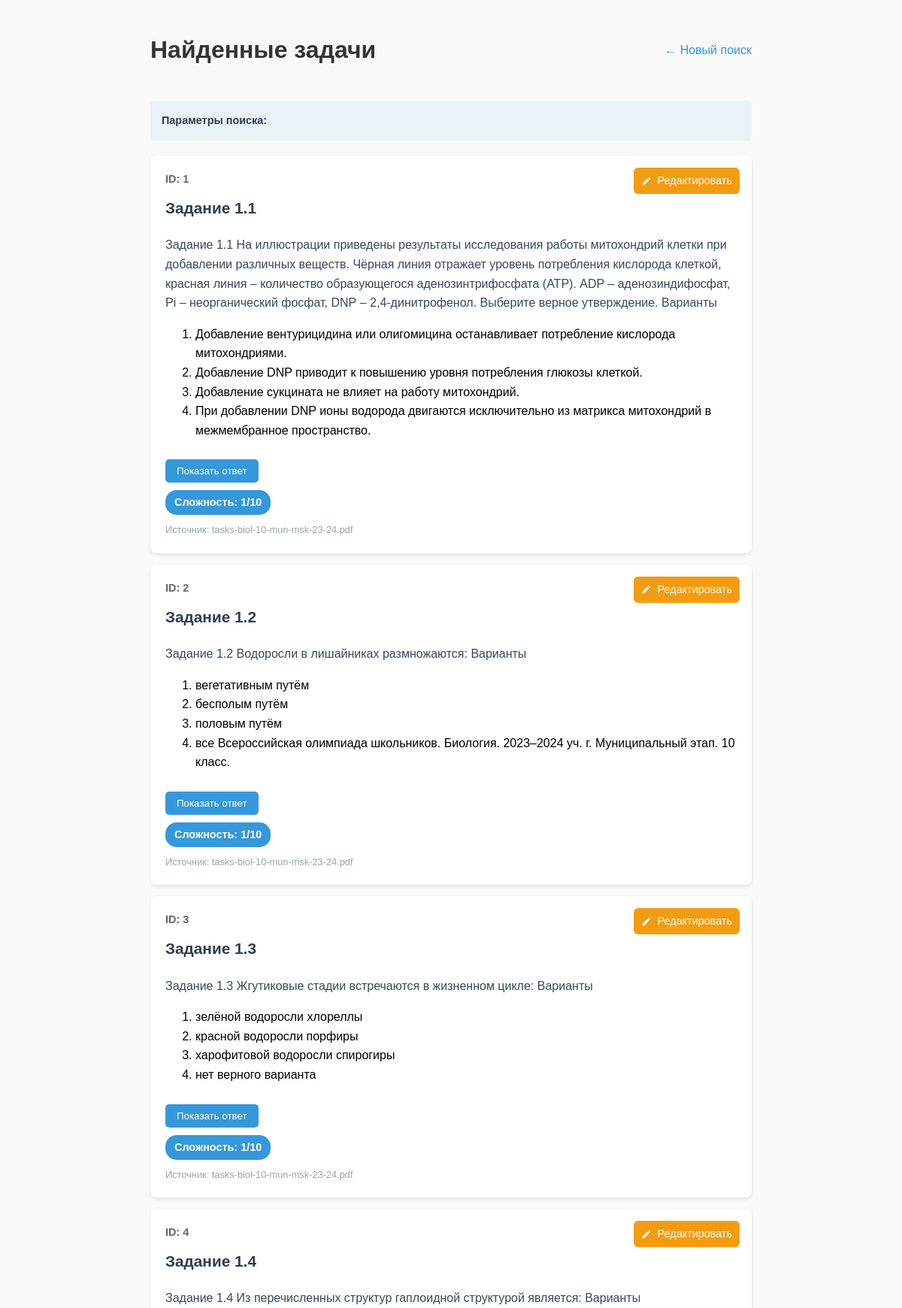
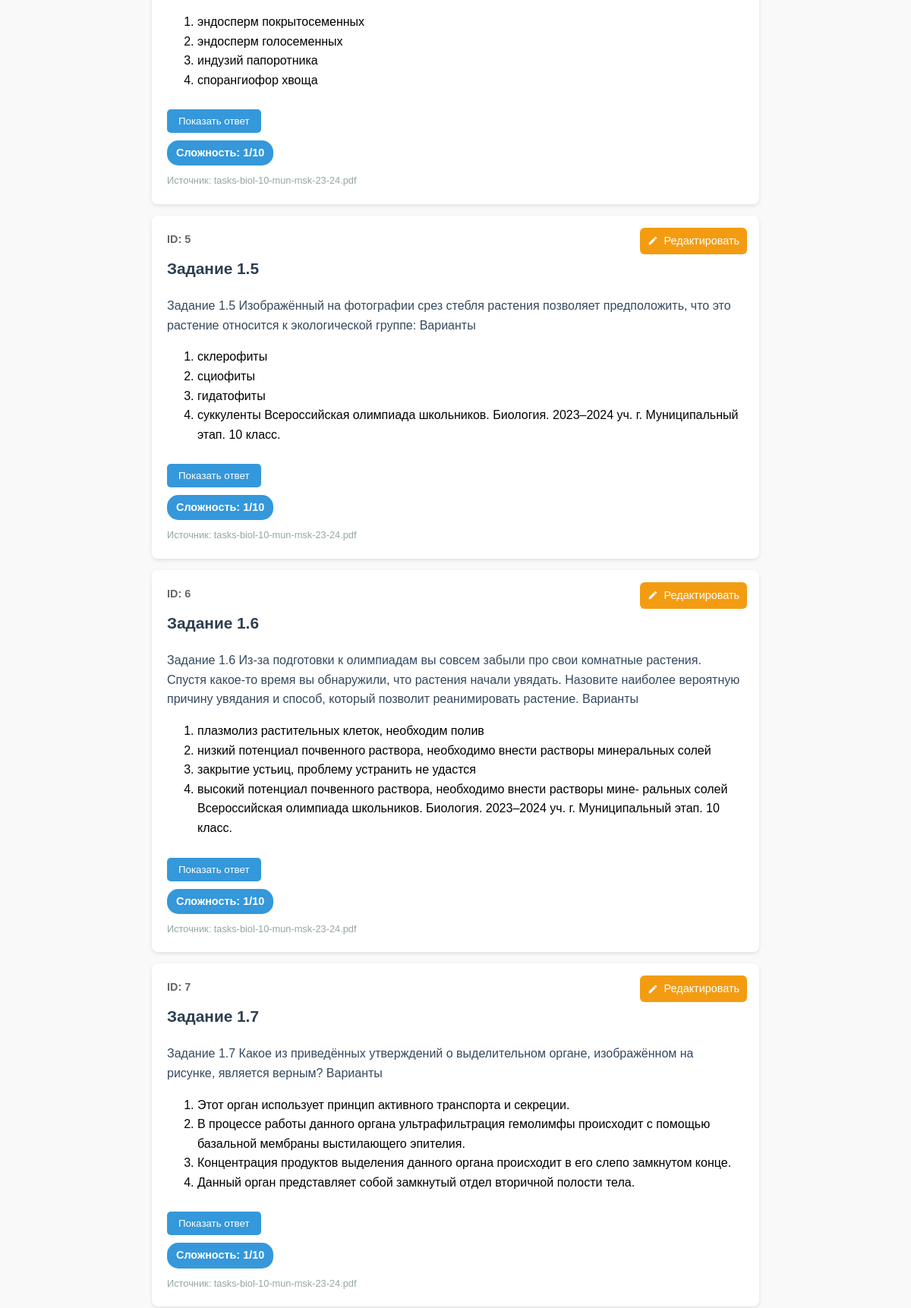
Page /search (signed in, upper part) on the committed database (2 pictures, top to bottom).
### tables this page shows
CREATE TABLE tasks6 (id INTEGER PRIMARY KEY, title TEXT NOT NULL, description TEXT NOT NULL, anwser TEXT, difficulty INTEGER, tags TEXT, source TEXT, task_type TEXT DEFAULT 'text_answer', is_visible_to_students BIT DEFAULT 1);

CREATE TABLE task_options (id INTEGER PRIMARY KEY AUTOINCREMENT, task_id INTEGER NOT NULL, option_text TEXT NOT NULL, is_correct INTEGER DEFAULT 0, option_order INTEGER DEFAULT 0, FOREIGN KEY(task_id) REFERENCES tasks6(id) ON DELETE CASCADE);

### app.py (the view)
@app.route('/search', methods=['GET'])
def search():
    if 'user_id' not in session:
        return redirect(url_for('login'))
    search_params = {k: request.args.get(k, '').strip() for k in ['title', 'description', 'tag', 'source', 'min_difficulty', 'max_difficulty', 'task_id', 'min_task_id', 'max_task_id']}
    page = int(request.args.get('page', 1))
    if page < 1:
        page = 1
    search_result = search_tasks(search_params, page=page, per_page=20)
    raw_tasks = search_result['tasks']
    conn = sqlite3.connect(DB_PATH)
    cur = conn.cursor()
    cur.execute("SELECT 1 FROM teachers WHERE user_id = ?", (session['user_id'],))
    is_teacher = cur.fetchone() is not None
    conn.close()
    tasks = []
    for row in raw_tasks:
        print(row)
        try:
            task_id = row[0]
            title = row[1] if len(row) > 1 else ''
            description = row[2] if len(row) > 2 else ''
            answer = row[3] if len(row) > 3 else ''
            difficulty = row[4] if len(row) > 4 else 1
            tags = row[5] if len(row) > 5 else ''
            source = row[6] if len(row) > 6 else ''
            task_type = row[7] if len(row) > 7 else 'text_answer'
            is_visible_to_students = row[8] if len(row) > 8 else 1
        except Exception:
            continue
        try:
            image_filenames = get_task_images(task_id)
        except Exception:
            image_filenames = []
        images = [{'filename': fn} for fn in image_filenames]
        options = []
        correct_option = None  # 1-based index
        if task_type == 'multiple_choice':
            raw_opts = get_task_options(task_id)  # ожидается [(id, option_text, is_correct, option_order), ...]
            options = [
                {'id': o[0], 'text': o[1], 'is_correct': bool(o[2]), 'order': o[3] if len(o) > 3 else 0}
                for o in raw_opts
            ]
            options.sort(key=lambda x: x.get('order', 0))
            for idx, opt in enumerate(options, start=1):
                if opt.get('is_correct'):
                    correct_option = idx
                    break
        tasks.append({
            'id': task_id,
            'title': title,
            'description': description,
            'answer': answer,
            'difficulty': difficulty or 1,
            'tags': tags,
            'source': source,
            'images': images,
            'task_type': task_type,
            'options': options,
            'correct_option': correct_option,
            'is_visible_to_students': is_visible_to_students
        })
    return render_template(
        'tasks.html',
        tasks=tasks,
        get_difficulty_color=get_difficulty_color,
        search_params=search_params,
        user=session.get('user_info'),
        is_teacher=is_teacher,
        pagination=search_result
    )

### app.py (called while the page is built)
def parse_int_or_none(value):
    try:
        return int(value) if value and str(value).strip() else None
    except Exception:
        return None

def get_difficulty_color(difficulty):
    colors = ['#3498db', '#2ecc71', '#1abc9c', '#f1c40f', '#f39c12', '#e67e22', '#d35400', '#e74c3c', '#c0392b', '#2c3e50']
    return colors[max(0, min(int(difficulty) - 1, len(colors) - 1))]

def get_task_images(task_id):
    folder = app.config.get('UPLOAD_FOLDER', 'images')
    if not os.path.isdir(folder):
        return []
    patterns = [
        os.path.join(folder, f"{task_id}_*.*"),
        os.path.join(folder, f"{task_id}.*")
    ]
    found = []
    for pat in patterns:
        for p in glob.glob(pat):
            if os.path.isfile(p):
                found.append(os.path.basename(p))
    uniq = list(dict.fromkeys(found))
    def sort_key(fname):
        m = re.match(rf'^{re.escape(str(task_id))}_(\d+)\.(.+)$', fname)
        if m:
            return (1, int(m.group(1)), fname)
        m2 = re.match(rf'^{re.escape(str(task_id))}\.(.+)$', fname)
        if m2:
            return (0, 0, fname)
        return (2, 0, fname)
    uniq.sort(key=sort_key)
    return uniq

def get_task_options(task_id):
    conn = sqlite3.connect(DB_PATH)
    cursor = conn.cursor()
    cursor.execute("SELECT id, option_text, is_correct, option_order FROM task_options WHERE task_id = ? ORDER BY option_order", (task_id,))
    options = cursor.fetchall()
    conn.close()
    return options

### templates/tasks.html (shortened to what this page needs)
<!DOCTYPE html>
<html lang="ru">
<head>
</head>
<body>
    <div class="header">
        <h1>Найденные задачи</h1>
        <a href="/" class="back-link">← Новый поиск</a>
    </div>
    {% if search_params %}
    <div class="search-summary">
        <strong>Параметры поиска:</strong><br>
    </div>
    {% endif %}
    {% if tasks %}
        {% for task in tasks %}
            {% if task.is_visible_to_students == 1 or is_teacher %}
            <div class="task">
                <div class="task-controls">
                    {% if is_teacher %}
                    <a href="{{ url_for('edit_task', task_id=task.id) }}" class="edit-btn" title="Редактировать задание">
                        <span class="icon-pencil" aria-hidden="true"></span>
                        Редактировать
                    </a>
                    {% endif %}
                </div>
                <div class="task-id">ID: {{ task.id }}</div>
                <div class="task-title">{{ task.title }}</div>
                <div class="task-description">{{ task.description }}</div>
                {% if task.task_type == 'multiple_choice' %}
                    <div class="task-options">
                        <ol>
                            {% for opt in task.options %}
                                <li>{{ opt.text }}</li>
                            {% endfor %}
                        </ol>
                        <button class="show-answer-btn" onclick="toggleCorrect('correct-{{ task.id }}', this)">
                            Показать ответ
                        </button>
                    </div>
                {% endif %}
                <div class="task-difficulty" style="background-color: {{ get_difficulty_color(task.difficulty) }}">
                    Сложность: {{ task.difficulty }}/10
                </div>
                {% if task.source %}
                <div class="task-source">Источник: {{ task.source }}</div>
                {% endif %}
            </div>
            {% endif %}
        {% endfor %}
    {% else %}
        <div class="no-tasks">
            По вашему запросу задач не найдено. Попробуйте изменить параметры поиска.
        </div>
    {% endif %}
</body>
</html>

### templates/tasks.html (style rules this page uses)
body { font-family: Arial, sans-serif; line-height: 1.6; margin: 0; padding: 20px; max-width: 800px; margin: 0 auto; background-color: #f9f9f9; }
.header { display: flex; justify-content: space-between; align-items: center; margin-bottom: 20px; }
h1 { color: #333; }
.back-link { color: #3498db; text-decoration: none; }
.search-summary { background: #eaf2f8; padding: 15px; border-radius: 5px; margin-bottom: 20px; font-size: 0.9em; }
.search-summary strong { color: #2c3e50; }
.task { background: white; margin: 15px 0; padding: 20px; border-radius: 8px; box-shadow: 0 2px 5px rgba(0,0,0,0.1); position: relative; }
.task-id { font-weight: bold; color: #666; font-size: 0.9em; }
.task-title { font-size: 1.3em; color: #2c3e50; margin: 10px 0; font-weight: bold; display: inline-block; }
.task-controls { position: absolute; top: 16px; right: 16px; display:flex; gap:8px; align-items:center; }
.edit-btn { background: #f39c12; color: #fff; border: none; padding: 6px 10px; border-radius: 6px; font-size: 0.9em; text-decoration: none; display:inline-flex; gap:8px; align-items:center; }
.task-description { margin: 10px 0; color: #34495e; }
.show-answer-btn { background-color: #3498db; color: white; border: none; padding: 8px 15px; border-radius: 5px; cursor: pointer; margin-top: 10px; transition: background-color 0.3s; }
.task-difficulty { display: inline-block; padding: 5px 12px; color: white; border-radius: 15px; font-size: 0.9em; font-weight: bold; margin-top: 10px; }
.task-source { margin-top: 10px; font-size: 0.8em; color: #95a5a6; }
.icon-pencil { width: 14px; height: 14px; display:inline-block; vertical-align:middle; background-repeat:no-repeat; background-size:contain; }

### rows in the picture
tasks6: is_visible_to_students 1 (drawn), id "1", title "Задание 1.1", description "Задание 1.1 На иллюстрации приведены результаты исследования работы митохондрий клетки при добавлении различных веществ. Чёрная линия отражает уровень потребления кислорода клеткой, красная линия – количество образующегося аденозинтрифосфата (ATP). ADP – аденозиндифосфат, Pi – неорганический фосфат, DNР – 2,4-динитрофенол. Выберите верное утверждение. Варианты", difficulty "1", source "tasks-biol-10-mun-msk-23-24.pdf"
task_options: text "Добавление вентурицидина или олигомицина останавливает потребление кислорода митохондриями."
task_options: text "Добавление DNP приводит к повышению уровня потребления глюкозы клеткой."
task_options: text "Добавление сукцината не влияет на работу митохондрий."
task_options: text "При добавлении DNP ионы водорода двигаются исключительно из матрикса митохондрий в межмембранное пространство."
tasks6: is_visible_to_students 1 (drawn), id "2", title "Задание 1.2", description "Задание 1.2 Водоросли в лишайниках размножаются: Варианты", difficulty "1", source "tasks-biol-10-mun-msk-23-24.pdf"
task_options: text "вегетативным путём"
task_options: text "бесполым путём"
task_options: text "половым путём"
task_options: text "все Всероссийская олимпиада школьников. Биология. 2023–2024 уч. г. Муниципальный этап. 10 класс."
tasks6: is_visible_to_students 1 (drawn), id "3", title "Задание 1.3", description "Задание 1.3 Жгутиковые стадии встречаются в жизненном цикле: Варианты", difficulty "1", source "tasks-biol-10-mun-msk-23-24.pdf"
task_options: text "зелёной водоросли хлореллы"
task_options: text "красной водоросли порфиры"
task_options: text "харофитовой водоросли спирогиры"
task_options: text "нет верного варианта"
tasks6: is_visible_to_students 1 (drawn), id "4", title "Задание 1.4", description "Задание 1.4 Из перечисленных структур гаплоидной структурой является: Варианты", difficulty "1", source "tasks-biol-10-mun-msk-23-24.pdf"
task_options: text "эндосперм покрытосеменных"
task_options: text "эндосперм голосеменных"
task_options: text "индузий папоротника"
task_options: text "спорангиофор хвоща"
tasks6: is_visible_to_students 1 (drawn), id "5", title "Задание 1.5", description "Задание 1.5 Изображённый на фотографии срез стебля растения позволяет предположить, что это растение относится к экологической группе: Варианты", difficulty "1", source "tasks-biol-10-mun-msk-23-24.pdf"
task_options: text "склерофиты"
task_options: text "сциофиты"
task_options: text "гидатофиты"
task_options: text "суккуленты Всероссийская олимпиада школьников. Биология. 2023–2024 уч. г. Муниципальный этап. 10 класс."
tasks6: is_visible_to_students 1 (drawn), id "6", title "Задание 1.6", description "Задание 1.6 Из-за подготовки к олимпиадам вы совсем забыли про свои комнатные растения. Спустя какое-то время вы обнаружили, что растения начали увядать. Назовите наиболее вероятную причину увядания и способ, который позволит реанимировать растение. Варианты", difficulty "1", source "tasks-biol-10-mun-msk-23-24.pdf"
task_options: text "плазмолиз растительных клеток, необходим полив"
task_options: text "низкий потенциал почвенного раствора, необходимо внести растворы минеральных солей"
task_options: text "закрытие устьиц, проблему устранить не удастся"
task_options: text "высокий потенциал почвенного раствора, необходимо внести растворы мине- ральных солей Всероссийская олимпиада школьников. Биология. 2023–2024 уч. г. Муниципальный этап. 10 класс."
tasks6: is_visible_to_students 1 (drawn), id "7", title "Задание 1.7", description "Задание 1.7 Какое из приведённых утверждений о выделительном органе, изображённом на рисунке, является верным? Варианты", difficulty "1", source "tasks-biol-10-mun-msk-23-24.pdf"
task_options: text "Этот орган использует принцип активного транспорта и секреции."
task_options: text "В процессе работы данного органа ультрафильтрация гемолимфы происходит с помощью базальной мембраны выстилающего эпителия."
task_options: text "Концентрация продуктов выделения данного органа происходит в его слепо замкнутом конце."
task_options: text "Данный орган представляет собой замкнутый отдел вторичной полости тела."
